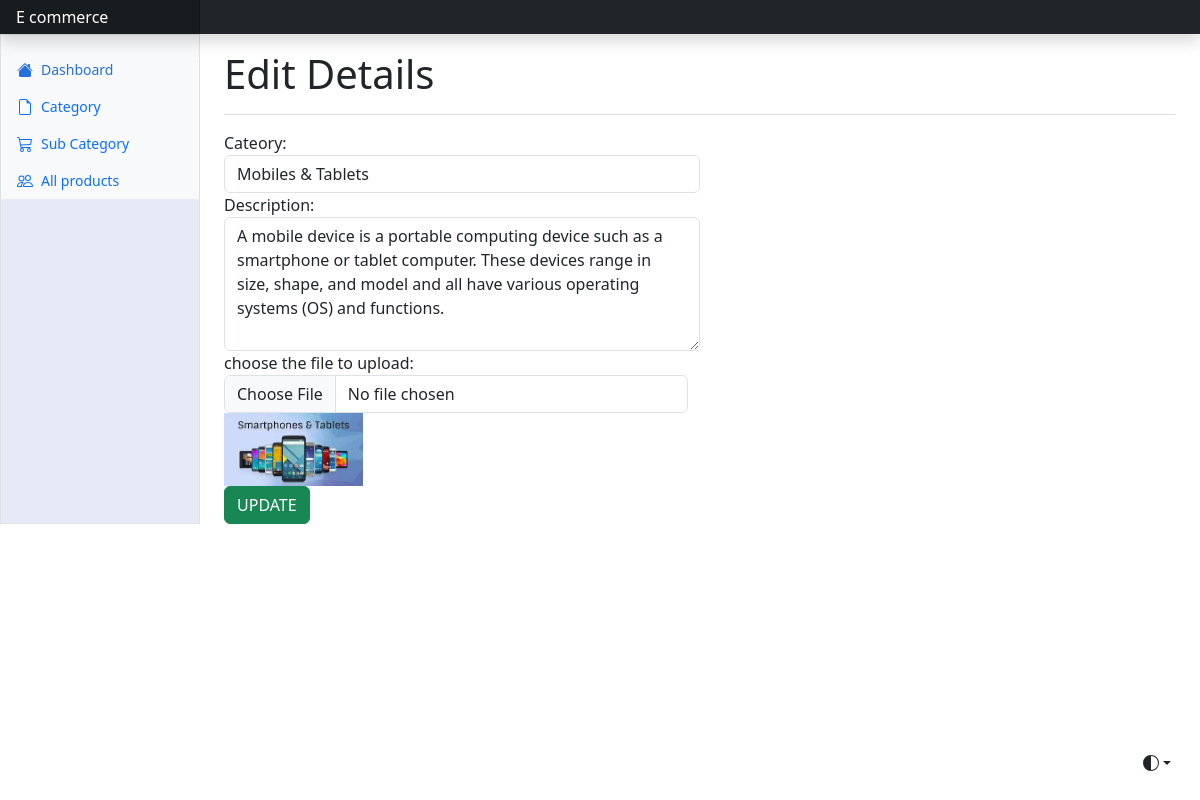
Page /categoryedit.php?id=8 on the committed database.
### tables this page shows
CREATE TABLE IF NOT EXISTS `category` (
  `id` int NOT NULL AUTO_INCREMENT,
  `category` varchar(30) NOT NULL,
  `description` varchar(1000) NOT NULL,
  `image` text NOT NULL,
  PRIMARY KEY (`id`)
);

### categoryedit.php (the view, shortened to what this page needs)
<?php
require('header.php');
require('sidebar.php');
$servername = "localhost";
$username = "root";
$password = "";
$dbname = "ecommercewebsite";
$conn = new mysqli($servername, $username, $password, $dbname);
$user_id=$_GET['id'];
$sql="select * from category where id=$user_id";
    $result=$conn->query($sql);
    $edit=$result->fetch_assoc();
?>
    <main class="col-md-9 ms-sm-auto col-lg-10 px-md-4">
      <div class="d-flex justify-content-between flex-wrap flex-md-nowrap align-items-center pt-3 pb-2 mb-3 border-bottom">
      <h1>Edit Details</h1>
      </div>
      <form method="POST" enctype="multipart/form-data">
            <div class="col-6">
            Cateory:<input type="text" class="form-control" name="category" value="<?php echo $edit['category']?>">
           </div>
           <div class="col-6">
           Description:<textarea name="description" id="" cols="30" rows="5" class="form-control"><?php echo $edit['description']?></textarea>
           </div>
           <div class="row">
            <div class="col-6">
            choose the file to upload:<input type="file" class="form-control" name="images">
           <img src="./images/<?php echo $edit['image']?>" width="30%" height="auto">
           </div>
           </div>
           <div class="pt-20000">
          <input type="submit" name="update" class="btn btn-success" value="UPDATE">
           </div>
    </form>
      </div>
  </div>
    <script src="https://cdn.jsdelivr.net/npm/chart.js@4.3.2/dist/chart.umd.js"></script><script src="dashboard.js"></script></body>
</html>

### rows in the picture
category: category "Mobiles & Tablets", description "A mobile device is a portable computing device such as a smartphone or tablet computer. These devices range in size, shape, and model and all have various operating systems (OS) and functions.", image (picture)
